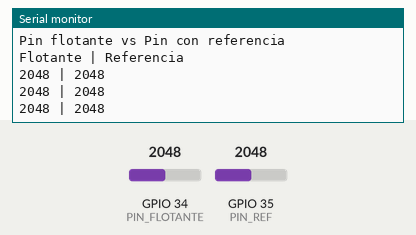
Simulated run of this sketch. Board: ESP32. Shown: the last lines printed to the serial monitor. Inputs (shaded band) come from the test bench; at power-on: GPIO 34 (PIN_FLOTANTE) = 2048, GPIO 35 (PIN_REF) = 2048.

Above: at 2.2 s.
2.3 s: GPIO 34 (PIN_FLOTANTE) set to 2866
At 2.9 s:
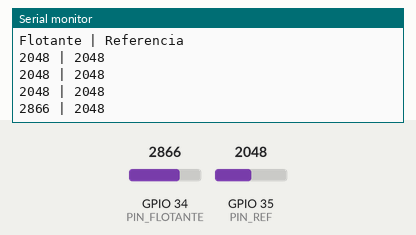
3.8 s: GPIO 35 (PIN_REF) set to 2866
At 4.4 s:
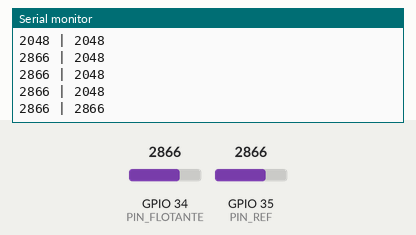
5.3 s: GPIO 34 (PIN_FLOTANTE) set to 3603
At 5.9 s:
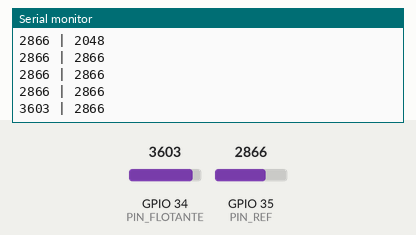
6.8 s: GPIO 35 (PIN_REF) set to 3603
At 7.4 s:
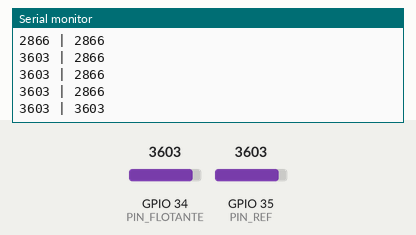
Timing chart, 0 to 9.3 s (numbered marks = the images above; inputs shaded):
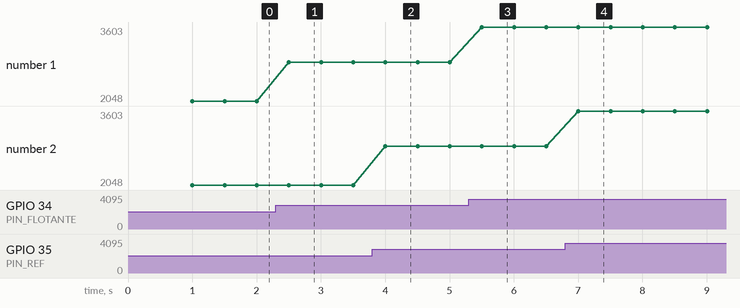

The sketch:

C5.ino
```cpp
const int PIN_FLOTANTE = 34;
const int PIN_REF = 35;

void setup() {
  Serial.begin(115200);
  delay(1000);
  Serial.println("Pin flotante vs Pin con referencia ");
  Serial.println("Flotante | Referencia");
}

void loop() {
  int flotante = analogRead(PIN_FLOTANTE);
  int referencia = analogRead(PIN_REF);

  Serial.print(flotante);
  Serial.print(" | ");
  Serial.println(referencia);

  delay(500);
}
```

Measured:
- after the input at 2.3 s, the serial monitor: prints a new line after 0.20 s (image 1)
- after the input at 3.8 s, the serial monitor: prints a new line after 0.20 s (image 2)
- after the input at 5.3 s, the serial monitor: prints a new line after 0.20 s (image 3)
- after the input at 6.8 s, the serial monitor: prints a new line after 0.20 s (image 4)
- plotted number 1: 2048 → 2866 after the input at 2.3 s, 2866 → 3603 after the input at 5.3 s
